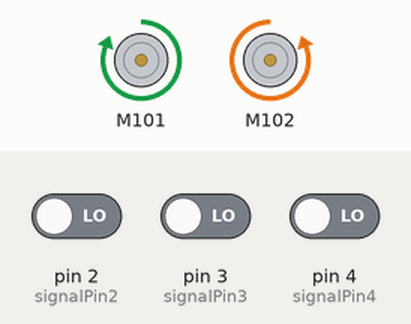
A sketch run on a simulated Arduino Uno, built with avr-gcc and run on an emulated ATmega328P. Parts: 2 × DC motor (green arrow = forward, orange = backward, longer = faster). Inputs (shaded band) come from the test bench; at power-on: pin 2 (signalPin2) LOW, pin 3 (signalPin3) LOW, pin 4 (signalPin4) LOW.

Above: at 1.2 s.
1.3 s: pin 2 (signalPin2) driven HIGH
At 2.5 s:
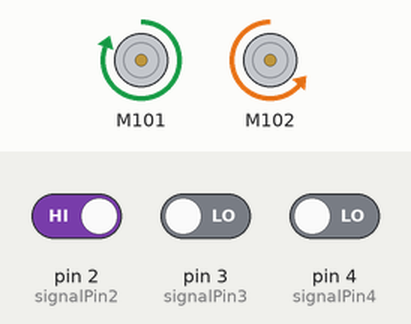
2.8 s: pin 3 (signalPin3) driven HIGH
At 3.8 s:
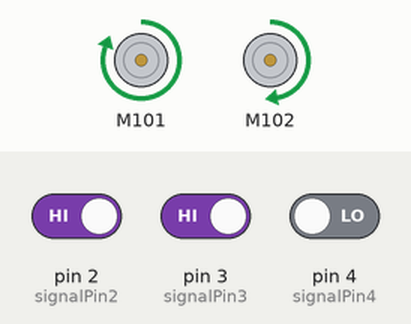
4.5 s: pin 3 (signalPin3) driven LOW
At 6.1 s:
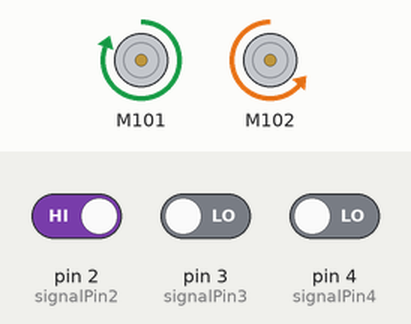
6.5 s: pin 2 (signalPin2) driven LOW
At 7.7 s:
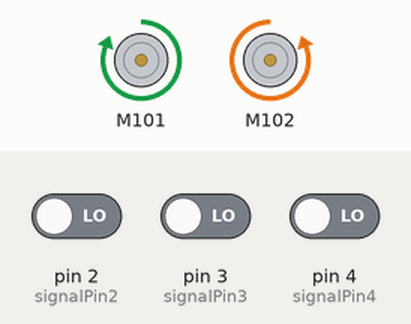
8.0 s: pin 4 (signalPin4) driven HIGH
At 9.1 s:
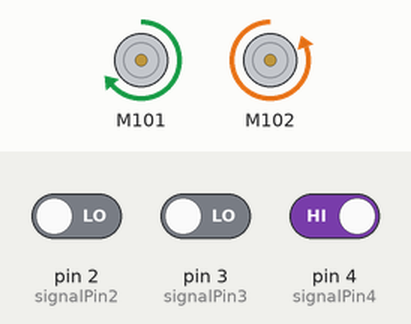
9.5 s: pin 3 (signalPin3) driven HIGH
At 11.2 s:
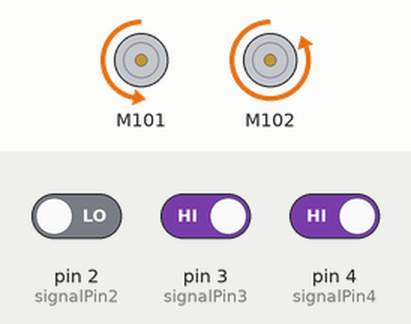
Timing chart, 0 to 12.2 s (numbered marks = the images above; inputs shaded):
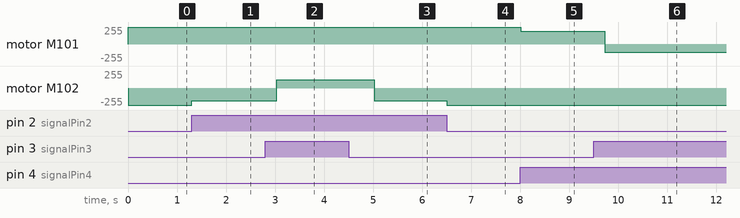

Measured:
- after the input at 1.3 s, motor M102: backward 255/255 → backward 191/255 at once
- after the input at 2.8 s, motor M102: backward 191/255 → forward 127/255 after 0.23 s
- after the input at 4.5 s, motor M102: forward 127/255 → backward 191/255 after 0.52 s
- after the input at 6.5 s, motor M102: backward 191/255 → backward 255/255 at once
- after the input at 8.0 s, motor M101: forward 255/255 → forward 191/255 at once
- after the input at 9.5 s, motor M101: forward 191/255 → backward 127/255 after 0.23 s

The sketch:

DirContrTest1.ino
```cpp
#include <Grove_I2C_Motor_Driver.h>
#include <Wire.h>
#define i2c_add 0x0f

byte i, j, dir;

int speed1 = 0;
int speed2 = 0;

int signalPin2 = 2;
int signalPin3 = 3;
int signalPin4 = 4;


void setup() {
  pinMode(signalPin2, INPUT); // Init each pin with INPUT mode
  pinMode(signalPin3, INPUT); // (default mode)
  pinMode(signalPin4, INPUT);

  Motor.begin(i2c_add);
  Motor.speed(MOTOR1, 100); // Init move forward full speed
  Motor.speed(MOTOR2, -100);
}

void loop() {

  for(dir=0, i=2, j=1; i<5; i++, j <<= 1) { // Tests each pin (2-5)
    if(digitalRead(i) == HIGH) // Some sort of bit shift logic
      dir += j;
  }

  switch (dir) { // A bit shameful

    case 0: //No line detected - Stop both motors
     Motor.speed(MOTOR1, 100);
     Motor.speed(MOTOR2, -100);
    break;

    case 1: // Line on the right - Adjust to the right
     Motor.speed(MOTOR1, 100);
     Motor.speed(MOTOR2, -75);
    break;

    case 2: // Line in the middle - Keep going
     Motor.speed(MOTOR1, 100);
     Motor.speed(MOTOR2, -100);
    break;

    case 3: // Line on both right and mid - Turn right
     delay(230);
     Motor.speed(MOTOR1, 0);
     Motor.speed(MOTOR2, 0);
     Motor.speed(MOTOR1, 100);
     Motor.speed(MOTOR2, 50);
     delay(500);
    break;

    case 4: // Line on the left - Adjust to the left
     Motor.speed(MOTOR1, 75);
     Motor.speed(MOTOR2, -100);
    break;

    case 5: // Line on both right and left - Everything's fine..
     Motor.speed(MOTOR1, 100);
     Motor.speed(MOTOR2, -100);
    break;

    case 6: // Line on both left and mid - Turn left
     delay(230);
     Motor.speed(MOTOR1, 0);
     Motor.speed(MOTOR2, 0);
     Motor.speed(MOTOR1, -50);
     Motor.speed(MOTOR2, -100);
     delay(500);
    break;

    case 7: // Line on left, right and mid - Merry Christmas
     Motor.speed(MOTOR1, 100);
     Motor.speed(MOTOR2, -100);
    break;
  }

  delay(10); // Operate with a 10ms delay
}
```
